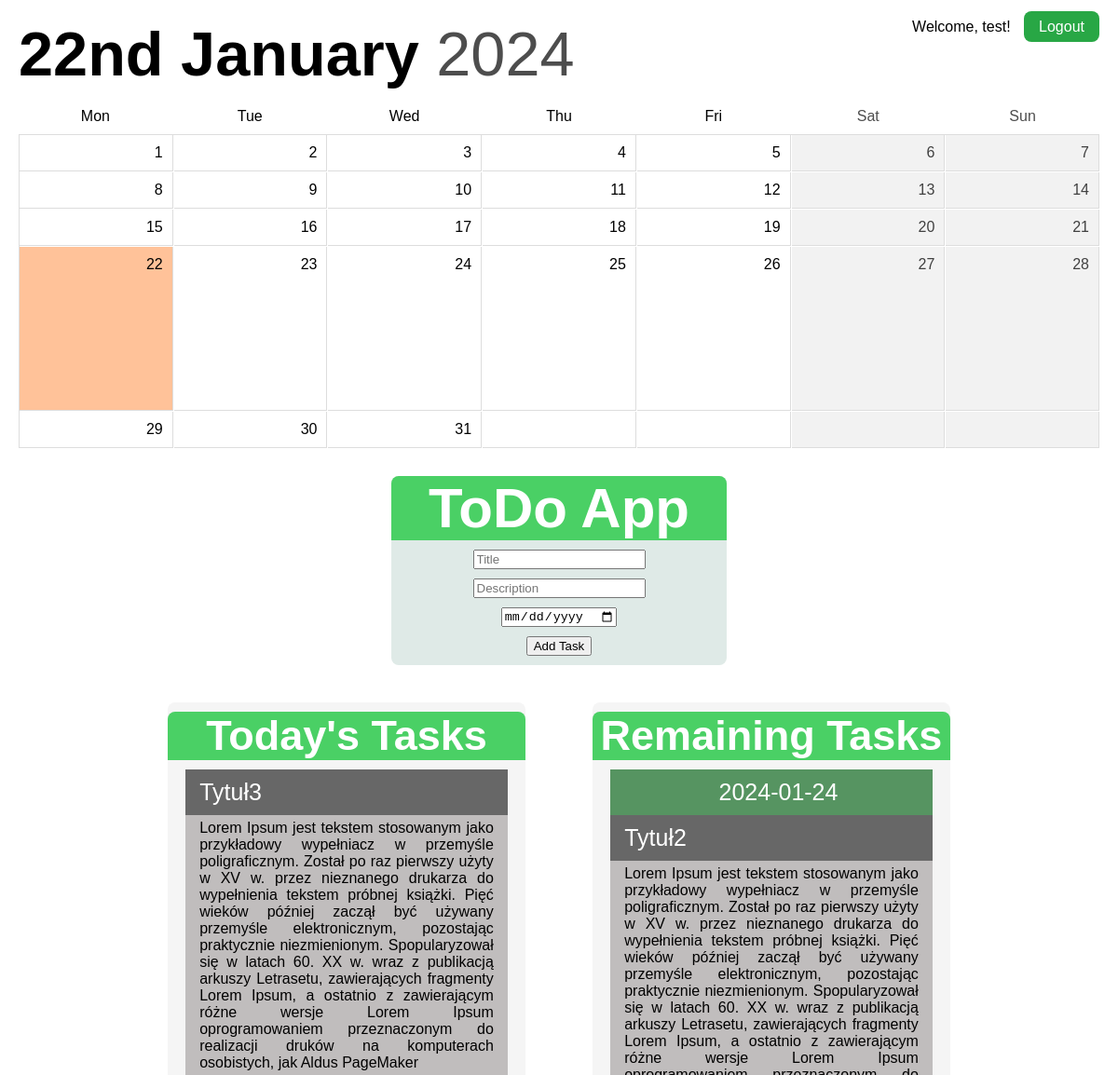
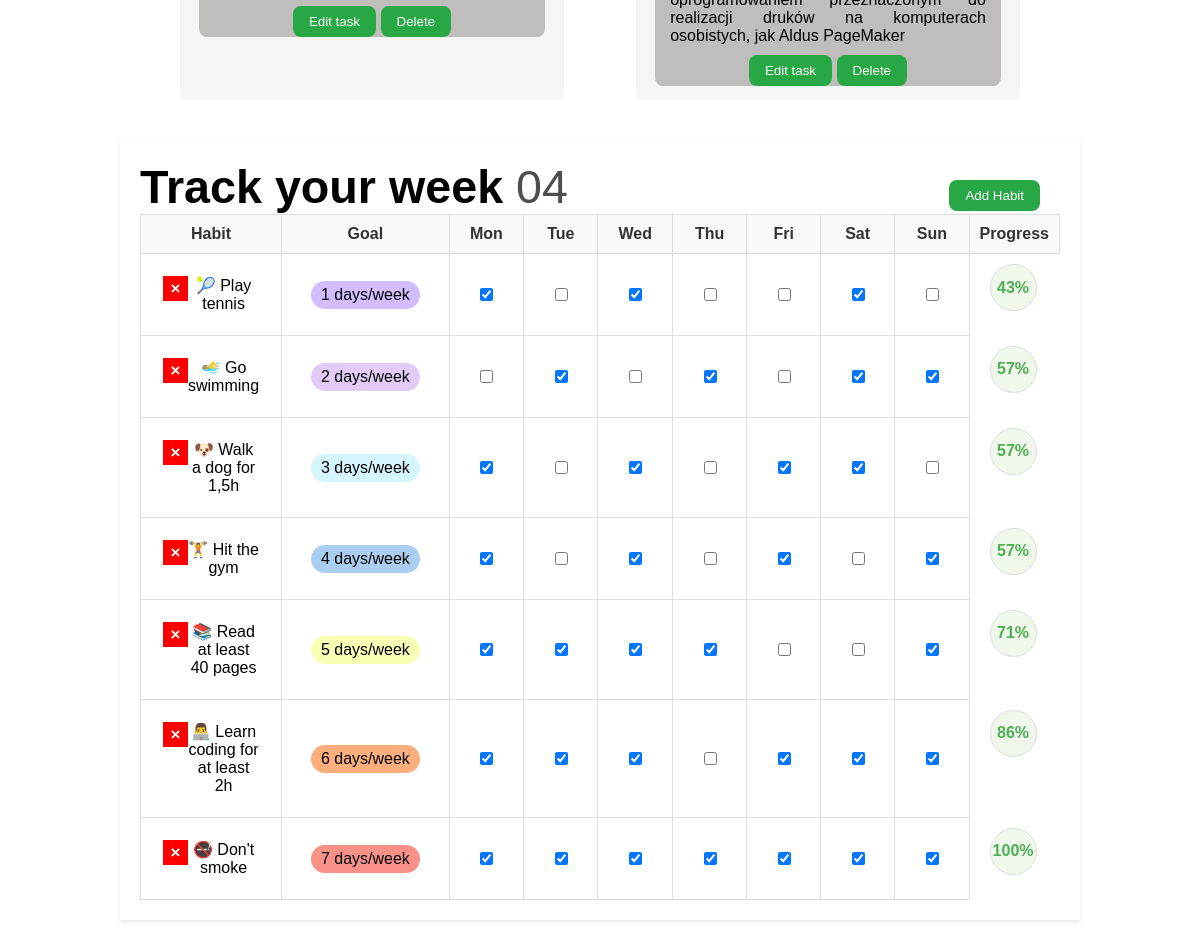
Screenshot of / (signed in) with the database file from the repository (2 pictures, top to bottom).
### app.py (models this page shows)
class User(db.Model):
    id = db.Column(db.Integer, primary_key=True)
    username = db.Column(db.String(80), unique=True, nullable=False)
    password = db.Column(db.String(120), nullable=False)

class Task(db.Model):
    id = db.Column(db.Integer, primary_key=True)
    title = db.Column(db.String(80), nullable=False)
    description = db.Column(db.String(200), nullable=False)
    day = db.Column(db.String(20), nullable=False)
    user_id = db.Column(db.Integer, db.ForeignKey('user.id'), nullable=False)
    user = db.relationship('User', backref=db.backref('tasks', lazy=True))

class Habit(db.Model):
    id = db.Column(db.Integer, primary_key=True)
    habit_name = db.Column(db.String(100), nullable=False)
    goal_days = db.Column(db.Integer, nullable=False)
    user_id = db.Column(db.Integer, db.ForeignKey('user.id'), nullable=False)
    user = db.relationship('User', backref=db.backref('habits', lazy=True))

### app.py (the view)
@app.route('/')
def home():
    if 'user_id' not in session:
        return redirect(url_for('login'))
    user_id = session['user_id']
    user = User.query.get(user_id)
    if user:
        calendar_data = generate_calendar_data()
        now = datetime.datetime.now()
        week_of_year = now.strftime("%V")
        week_of_year = week_of_year.zfill(2)
        habits = Habit.query.filter_by(user_id=user.id).all()
        habit_logs = HabitLog.query.filter(
            HabitLog.habit_id.in_([habit.id for habit in habits]),
            db.extract('month', HabitLog.log_date) == datetime.datetime.now().month
        ).all()
        habit_tracking_data = {}
        for habit in habits:
            habit_logs_for_habit = [log for log in habit_logs if log.habit_id == habit.id]
            habit_tracking_data[habit.id] = {
                'habit_name': habit.habit_name,
                'goal_days': habit.goal_days,
                'logs': {log.log_date.day: log.progress for log in habit_logs_for_habit}
            }
        now = datetime.datetime.now()
        formatted_date = f"{ordinal(now.day)} {now.strftime('%B')}"
        current_year = f"{now.strftime('%Y')}"
        checkbox_states = get_checkbox_states(user.id)
        tasks = Task.query.filter_by(user_id=user.id).all()
        today = datetime.datetime.today().date()
        tasks_today = Task.query.filter_by(user_id=user.id, day=today).all()
        tasks_remaining = Task.query.filter(Task.user_id == user.id, Task.day > today).all()
        return render_template('index.html', user=user, calendar_data=calendar_data,
                               formatted_date=formatted_date, current_year=current_year, username=user.username,
                               habits=habits, habit_tracking_data=habit_tracking_data, checkbox_states=checkbox_states,
                               tasks=tasks, tasks_today=tasks_today, tasks_remaining=tasks_remaining, week_of_year=week_of_year)
    else:
        return redirect(url_for('login'))

### app.py (called while the page is built)
def generate_calendar_data(year=None, month=None):
    now = datetime.datetime.now()
    current_year = year or now.year
    current_month = month or now.month
    _, days_in_month = calendar.monthrange(current_year, current_month)
    first_day_of_month = datetime.date(current_year, current_month, 1)
    first_day_of_week = first_day_of_month.weekday()
    leading_empty_cells = first_day_of_week
    calendar_grid = [None] * leading_empty_cells + list(range(1, days_in_month + 1))
    trailing_empty_cells = (7 - (len(calendar_grid) % 7)) % 7
    calendar_grid += [None] * trailing_empty_cells
    calendar_grid_2d = [calendar_grid[i:i+7] for i in range(0, len(calendar_grid), 7)]
    calendar_data = {
        'current_date': now.strftime("%B %Y"),
        'days_in_month': calendar_grid_2d,
        'current_day': now.day,
    }
    return calendar_data

def ordinal(number):
    if 10 <= number % 100 <= 20:
        suffix = 'th'
    else:
        suffix = {1: 'st', 2: 'nd', 3: 'rd'}.get(number % 10, 'th')
    return f"{number}{suffix}"

def get_checkbox_states(user_id):
    checkbox_states = {}
    habit_logs = HabitLog.query.join(Habit).filter(Habit.user_id == user_id).all()
    for log in habit_logs:
        checkbox_states[(log.habit_id, log.day_index)] = log.checked
    return checkbox_states

### templates/index.html (shortened to what this page needs)
<!DOCTYPE html>
<html lang="en">
<head>
        <link rel="stylesheet" href="../static/style.css">
</head>
<body>
    <div id="top-bar">
        <div id="date">
            <span class="formatted-date">{{ formatted_date }}</span>
            <span class="current-year">{{ current_year }}</span>
        </div>
        <div id="account">
            {% if username %}
            <span class="username">Welcome, {{ username }}!</span>
            <a href="{{ url_for('logout') }}" class="logout-button">Logout</a>
            {% endif %}
        </div>
    </div>
    <div id="calendar">
        <div id="weekdays">
            <div class="name">Mon</div>
            <div class="name">Tue</div>
            <div class="name">Wed</div>
            <div class="name">Thu</div>
            <div class="name">Fri</div>
            <div class="weekend">Sat</div>
            <div class="weekend">Sun</div>
        </div>
        <div id="month-view">
            {% for week in calendar_data.days_in_month %}
            {% for day in week %}
            {% if day %}
            {% if day == calendar_data.current_day %}
            <div class="day current-day">{{ day }}</div>
            {% else %}
            <div class="day">{{ day }}</div>
            {% endif %}
            {% else %}
            <div class="day"></div>
            {% endif %}
            {% endfor %}
            {% endfor %}
        </div>
    </div>
    <div class="to-do">
        <div class="to-do-head">
            <h1>ToDo App</h1>
        </div>
        <form method="POST" action="/add_task">
            <input type="text" name="title" placeholder="Title" class="field">
            <input type="text" name="description" placeholder="Description" class="field">
            <input type="date" name="day" class="field">
            <input type="submit" value="Add Task" class="field">
        </form>
    </div>
    <div class="task-container">
        <div class="t-tasks">
            <div class="t-tasks-header">
                <h2>Today's Tasks</h2>
            </div>
            {% for task in tasks_today %}
                <div class="tasks">
                    <p class="task-title">{{ task.title }}</p>
                    <p class="task-d">{{ task.description }}</p>
                    <button type="button" class="tasks-button">Edit task</button>
                    <button type="button" class="tasks-button" onclick="location.href='/delete_task/{{ task.id }}'">Delete</button>
                </div>
            {% endfor %}
        </div>
        <div class="r-tasks">
            <div class="r-tasks-header">
                <h2>Remaining Tasks</h2>
            </div>
            {% for task in tasks_remaining %}
                <div class="tasks">
                    <p class="task-day">{{ task.day }}</p>
                    <p class="task-title">{{ task.title }} </p>
                    <p class="task-d">{{ task.description }}</p>
                    <button type="button" class="tasks-button">Edit task</button>
                    <button type="button" class="tasks-button" onclick="location.href='/delete_task/{{ task.id }}'">Delete</button>
                </div>
            {% endfor %}
        </div>
    </div>
    <div class="tracker-container">
        <header>
            <div id="weektitle">
                <span class="formatted-date">Track your week</span>
                <span class="current-year">{{ week_of_year }}</span>
            </div>
            <button class="addHabitButton">Add Habit</button>
        </header>
        <table class="habit-tracker">
            <thead>
              <tr>
                <th>Habit</th>
                <th>Goal</th>
                {% for day in ['Mon', 'Tue', 'Wed', 'Thu', 'Fri', 'Sat', 'Sun'] %}
                  <th>{{ day }}</th>
                {% endfor %}
                <th class="progressColumn">Progress</th>
              </tr>
            </thead>
            <tbody>
              {% for habit in habits %}
                <tr>
                    <td>
                        <table class="nested-table">
                            <tr>
                                <td class="nested-td">
                                    <form action="{{ url_for('delete_habit', habit_id=habit.id) }}" method="POST">
                                        <input type="submit" value="&#215" class="delete-button">
                                    </form>
                                    <div class="habit">
                                        {{ habit.habit_name }}
                                    </div>
                                </td>
                            </tr>
                        </table>
                    </td>
                    <td class="goalColumn"><span class="goal-days">{{ habit.goal_days }} days/week</span></td>
                    {% for day in ['Mon', 'Tue', 'Wed', 'Thu', 'Fri', 'Sat', 'Sun'] %}
                        <td class="checkboxColumn">
                           <input
                               type="checkbox"
                               data-habit-id="{{ habit.id }}"
                               data-day-index="{{ loop.index }}"
                               {% if (habit.id, loop.index) in checkbox_states and checkbox_states[(habit.id, loop.index)] %}checked{% endif %}
                           >
                        </td>
                    {% endfor %}
                    <td class="progress habit-{{ habit.id }}-progress">0%</td>
                </tr>
            </tbody>
          {% endfor %}
        </table>
    </div>
</body>
</html>

### rows the page displays
User: username "test"
Task: title "Tytuł3", description "Lorem Ipsum jest tekstem stosowanym jako przykładowy wypełniacz w przemyśle poligraficznym. Został po raz pierwszy użyty w XV w. przez nieznanego drukarza do wypełnienia tekstem próbnej książki. Pięć wieków później zaczął być używany przemyśle elektronicznym, pozostając praktycznie niezmienionym. Spopularyzował się w latach 60. XX w. wraz z publikacją arkuszy Letrasetu, zawierających fragmenty Lorem Ipsum, a ostatnio z zawierającym różne wersje Lorem Ipsum oprogramowaniem przeznaczonym do realizacji druków na komputerach osobistych, jak Aldus PageMaker"
Task: day "2024-01-24", title "Tytuł2", description "Lorem Ipsum jest tekstem stosowanym jako przykładowy wypełniacz w przemyśle poligraficznym. Został po raz pierwszy użyty w XV w. przez nieznanego drukarza do wypełnienia tekstem próbnej książki. Pięć wieków później zaczął być używany przemyśle elektronicznym, pozostając praktycznie niezmienionym. Spopularyzował się w latach 60. XX w. wraz z publikacją arkuszy Letrasetu, zawierających fragmenty Lorem Ipsum, a ostatnio z zawierającym różne wersje Lorem Ipsum oprogramowaniem przeznaczonym do realizacji druków na komputerach osobistych, jak Aldus PageMaker"
Habit: habit_name "🎾 Play tennis", goal_days "1", id "☑" "☑" "☑"
Habit: habit_name "🏊‍♂️ Go swimming", goal_days "2", id "☑" "☑" "☑" "☑"
Habit: habit_name "🐶 Walk a dog for 1,5h", goal_days "3", id "☑" "☑" "☑" "☑"
Habit: habit_name "🏋️ Hit the gym", goal_days "4", id "☑" "☑" "☑" "☑"
Habit: habit_name "📚 Read at least 40 pages", goal_days "5", id "☑" "☑" "☑" "☑" "☑"
Habit: habit_name "👨‍💻 Learn coding for at least 2h", goal_days "6", id "☑" "☑" "☑" "☑" "☑" "☑"
Habit: habit_name "🚭 Don't smoke", goal_days "7", id "☑" "☑" "☑" "☑" "☑" "☑" "☑"

### other values shown
{{ current_year }} "2024"
{{ day }} "1" "2" "3" "4" "5" "6" "7" "8" "9" "10" "11" "12" "13" "14" "15" "16" "17" "18" "19" "20" "21" "23" "24" "25" "26" "27" "28" "29" "30" "31"
{{ day }} "22"
{{ week_of_year }} "04"
{{ day }} "Mon" "Tue" "Wed" "Thu" "Fri" "Sat" "Sun"
